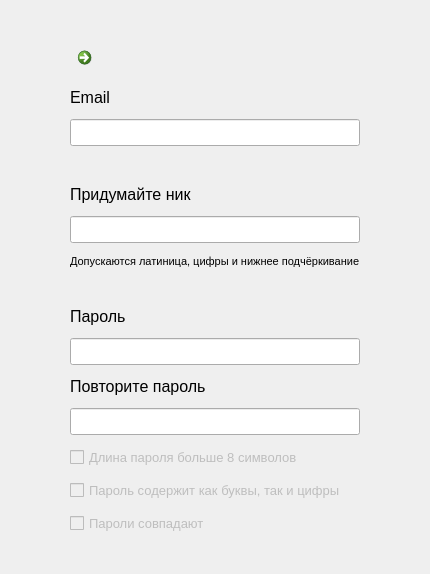
             <widget class="QWidget" name="register_widget">
              <layout class="QGridLayout" name="register_layout">
               <property name="leftMargin">
                <number>0</number>
               </property>
               <property name="topMargin">
                <number>0</number>
               </property>
               <property name="rightMargin">
                <number>0</number>
               </property>
               <property name="bottomMargin">
                <number>0</number>
               </property>
               <property name="spacing">
                <number>0</number>
               </property>
               <item row="2" column="1">
                <spacer name="verticalSpacer_3">
                 <property name="orientation">
                  <enum>Qt::Vertical</enum>
                 </property>
                 <property name="sizeHint" stdset="0">
                  <size>
                   <width>20</width>
                   <height>40</height>
                  </size>
                 </property>
                </spacer>
               </item>
               <item row="0" column="1">
                <spacer name="verticalSpacer_4">
                 <property name="orientation">
                  <enum>Qt::Vertical</enum>
                 </property>
                 <property name="sizeHint" stdset="0">
                  <size>
                   <width>20</width>
                   <height>40</height>
                  </size>
                 </property>
                </spacer>
               </item>
               <item row="1" column="1">
                <layout class="QGridLayout" name="register_grid">
                 <property name="leftMargin">
                  <number>30</number>
                 </property>
                 <property name="topMargin">
                  <number>0</number>
                 </property>
                 <property name="rightMargin">
                  <number>30</number>
                 </property>
                 <property name="bottomMargin">
                  <number>0</number>
                 </property>
                 <property name="spacing">
                  <number>12</number>
                 </property>
                 <item row="9" column="0">
                  <widget class="QLineEdit" name="register_password_edit">
                   <property name="font">
                    <font>
                     <pointsize>12</pointsize>
                    </font>
                   </property>
                   <property name="echoMode">
                    <enum>QLineEdit::Password</enum>
                   </property>
                  </widget>
                 </item>
                 <item row="14" column="0">
                  <widget class="QCheckBox" name="passwords_match_validator">
                   <property name="enabled">
                    <bool>false</bool>
                   </property>
                   <property name="font">
                    <font>
                     <pointsize>10</pointsize>
                    </font>
                   </property>
                   <property name="text">
                    <string>Пароли совпадают</string>
                   </property>
                   <property name="checkable">
                    <bool>true</bool>
                   </property>
                  </widget>
                 </item>
                 <item row="13" column="0">
                  <widget class="QCheckBox" name="digits_letters_validator">
                   <property name="enabled">
                    <bool>false</bool>
                   </property>
                   <property name="font">
                    <font>
                     <pointsize>10</pointsize>
                    </font>
                   </property>
                   <property name="text">
                    <string>Пароль содержит как буквы, так и цифры</string>
                   </property>
                   <property name="checkable">
                    <bool>true</bool>
                   </property>
                  </widget>
                 </item>
                 <item row="11" column="0">
                  <widget class="QLineEdit" name="repeat_password_edit">
                   <property name="font">
                    <font>
                     <pointsize>12</pointsize>
                    </font>
                   </property>
                   <property name="echoMode">
                    <enum>QLineEdit::Password</enum>
                   </property>
                  </widget>
                 </item>
                 <item row="1" column="0">
                  <widget class="QLabel" name="register_email_label">
                   <property name="font">
                    <font>
                     <pointsize>12</pointsize>
                    </font>
                   </property>
                   <property name="text">
                    <string>Email</string>
                   </property>
                  </widget>
                 </item>
                 <item row="0" column="0">
                  <widget class="QCommandLinkButton" name="to_login_page_arrow">
                   <property name="cursor">
                    <cursorShape>PointingHandCursor</cursorShape>
                   </property>
                   <property name="text">
                    <string/>
                   </property>
                   <property name="icon">
                    <iconset>
                     <normaloff>static/left_arrow.svg</normaloff>static/left_arrow.svg</iconset>
                   </property>
                   <property name="iconSize">
                    <size>
                     <width>25</width>
                     <height>25</height>
                    </size>
                   </property>
                  </widget>
                 </item>
                 <item row="2" column="0">
                  <widget class="QLineEdit" name="register_email_edit">
                   <property name="font">
                    <font>
                     <pointsize>12</pointsize>
                    </font>
                   </property>
                  </widget>
                 </item>
                 <item row="3" column="0">
                  <widget class="QLabel" name="register_email_error_label">
                   <property name="font">
                    <font>
                     <pointsize>10</pointsize>
                    </font>
                   </property>
                   <property name="text">
                    <string/>
                   </property>
                   <property name="wordWrap">
                    <bool>true</bool>
                   </property>
                  </widget>
                 </item>
                 <item row="4" column="0">
                  <widget class="QLabel" name="register_nick_label">
                   <property name="font">
                    <font>
                     <pointsize>12</pointsize>
                    </font>
                   </property>
                   <property name="text">
                    <string>Придумайте ник</string>
                   </property>
                  </widget>
                 </item>
                 <item row="6" column="0">
                  <widget class="QLabel" name="valid_symbols_label">
                   <property name="font">
                    <font>
                     <pointsize>8</pointsize>
                    </font>
                   </property>
                   <property name="text">
                    <string>Допускаются латиница, цифры и нижнее подчёркивание</string>
                   </property>
                  </widget>
                 </item>
                 <item row="10" column="0">
                  <widget class="QLabel" name="repeat_password_label">
                   <property name="font">
                    <font>
                     <pointsize>12</pointsize>
                    </font>
                   </property>
                   <property name="text">
                    <string>Повторите пароль</string>
                   </property>
                  </widget>
                 </item>
                 <item row="12" column="0">
                  <widget class="QCheckBox" name="length_validator">
                   <property name="enabled">
                    <bool>false</bool>
                   </property>
                   <property name="font">
                    <font>
                     <pointsize>10</pointsize>
                    </font>
                   </property>
                   <property name="text">
                    <string>Длина пароля больше 8 символов</string>
                   </property>
                   <property name="checkable">
                    <bool>true</bool>
                   </property>
                   <property name="checked">
                    <bool>false</bool>
                   </property>
                  </widget>
                 </item>
                 <item row="5" column="0">
                  <widget class="QLineEdit" name="register_nick_edit">
                   <property name="font">
                    <font>
                     <pointsize>12</pointsize>
                    </font>
                   </property>
                  </widget>
                 </item>
                 <item row="8" column="0">
                  <widget class="QLabel" name="register_password_label">
                   <property name="font">
                    <font>
                     <pointsize>12</pointsize>
                    </font>
                   </property>
                   <property name="text">
                    <string>Пароль</string>
                   </property>
                  </widget>
                 </item>
                 <item row="7" column="0">
                  <widget class="QLabel" name="register_nick_error_label">
                   <property name="font">
                    <font>
                     <pointsize>10</pointsize>
                    </font>
                   </property>
                   <property name="text">
                    <string/>
                   </property>
                  </widget>
                 </item>
                </layout>
               </item>
               <item row="1" column="2">
                <spacer name="horizontalSpacer_3">
                 <property name="orientation">
                  <enum>Qt::Horizontal</enum>
                 </property>
                 <property name="sizeHint" stdset="0">
                  <size>
                   <width>40</width>
                   <height>20</height>
                  </size>
                 </property>
                </spacer>
               </item>
               <item row="1" column="0">
                <spacer name="horizontalSpacer_4">
                 <property name="orientation">
                  <enum>Qt::Horizontal</enum>
                 </property>
                 <property name="sizeHint" stdset="0">
                  <size>
                   <width>40</width>
                   <height>20</height>
                  </size>
                 </property>
                </spacer>
               </item>
              </layout>
             </widget>
